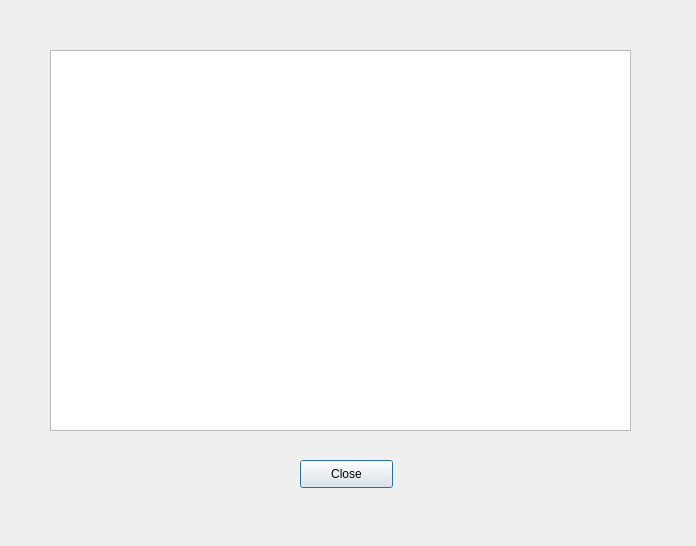
<?xml version="1.0" encoding="UTF-8"?>
<ui version="4.0">
 <class>HelpWindow</class>
 <widget class="QDialog" name="HelpWindow">
  <property name="windowModality">
   <enum>Qt::ApplicationModal</enum>
  </property>
  <property name="geometry">
   <rect>
    <x>0</x>
    <y>0</y>
    <width>696</width>
    <height>546</height>
   </rect>
  </property>
  <property name="windowTitle">
   <string>Nitpick Help</string>
  </property>
  <widget class="QTextEdit" name="textEdit">
   <property name="geometry">
    <rect>
     <x>50</x>
     <y>50</y>
     <width>581</width>
     <height>381</height>
    </rect>
   </property>
  </widget>
  <widget class="QPushButton" name="pushButton">
   <property name="geometry">
    <rect>
     <x>300</x>
     <y>460</y>
     <width>93</width>
     <height>28</height>
    </rect>
   </property>
   <property name="text">
    <string>Close</string>
   </property>
  </widget>
 </widget>
 <layoutdefault spacing="6" margin="11"/>
 <resources/>
 <connections/>
</ui>
